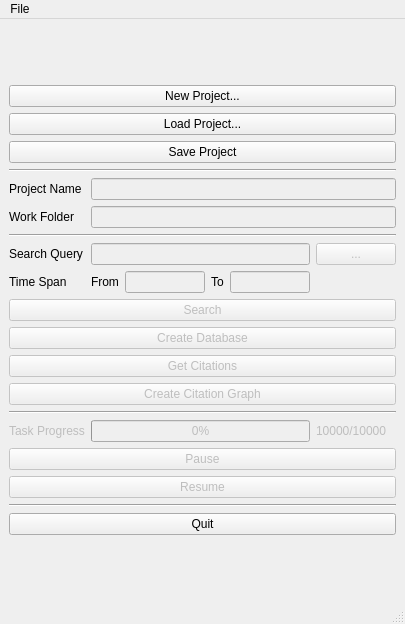
<?xml version="1.0" encoding="UTF-8"?>
<ui version="4.0">
 <class>MainWindow</class>
 <widget class="QMainWindow" name="MainWindow">
  <property name="geometry">
   <rect>
    <x>0</x>
    <y>0</y>
    <width>405</width>
    <height>624</height>
   </rect>
  </property>
  <property name="windowTitle">
   <string>MainWindow</string>
  </property>
  <widget class="QWidget" name="centralwidget">
   <layout class="QVBoxLayout" name="verticalLayout_2">
    <item>
     <layout class="QGridLayout" name="gridLayout">
      <item row="18" column="0" colspan="6">
       <widget class="QPushButton" name="pbResume">
        <property name="enabled">
         <bool>false</bool>
        </property>
        <property name="text">
         <string>Resume</string>
        </property>
       </widget>
      </item>
      <item row="3" column="0" colspan="6">
       <widget class="Line" name="line">
        <property name="orientation">
         <enum>Qt::Horizontal</enum>
        </property>
       </widget>
      </item>
      <item row="0" column="0" colspan="6">
       <widget class="QPushButton" name="pbNewProject">
        <property name="text">
         <string>New Project...</string>
        </property>
       </widget>
      </item>
      <item row="20" column="0" colspan="6">
       <widget class="QPushButton" name="pbQuit">
        <property name="text">
         <string>Quit</string>
        </property>
       </widget>
      </item>
      <item row="8" column="0">
       <widget class="QLabel" name="lTimeSpan">
        <property name="text">
         <string>Time Span</string>
        </property>
       </widget>
      </item>
      <item row="13" column="0" colspan="6">
       <widget class="QPushButton" name="pbGraph">
        <property name="enabled">
         <bool>false</bool>
        </property>
        <property name="text">
         <string>Create Citation Graph</string>
        </property>
       </widget>
      </item>
      <item row="5" column="0">
       <widget class="QLabel" name="lFolder">
        <property name="text">
         <string>Work Folder</string>
        </property>
       </widget>
      </item>
      <item row="17" column="0" colspan="6">
       <widget class="QPushButton" name="pbPause">
        <property name="enabled">
         <bool>false</bool>
        </property>
        <property name="text">
         <string>Pause</string>
        </property>
       </widget>
      </item>
      <item row="10" column="0" colspan="6">
       <widget class="QPushButton" name="pbSearch">
        <property name="enabled">
         <bool>false</bool>
        </property>
        <property name="text">
         <string>Search</string>
        </property>
       </widget>
      </item>
      <item row="7" column="0">
       <widget class="QLabel" name="lTopic">
        <property name="text">
         <string>Search Query</string>
        </property>
       </widget>
      </item>
      <item row="8" column="2">
       <widget class="QLineEdit" name="leTimeSpanFrom">
        <property name="enabled">
         <bool>false</bool>
        </property>
       </widget>
      </item>
      <item row="1" column="0" colspan="6">
       <widget class="QPushButton" name="pbLoadProject">
        <property name="text">
         <string>Load Project...</string>
        </property>
       </widget>
      </item>
      <item row="19" column="0" colspan="6">
       <widget class="Line" name="line_4">
        <property name="orientation">
         <enum>Qt::Horizontal</enum>
        </property>
       </widget>
      </item>
      <item row="7" column="5">
       <widget class="QPushButton" name="pbQuery">
        <property name="enabled">
         <bool>false</bool>
        </property>
        <property name="text">
         <string>...</string>
        </property>
       </widget>
      </item>
      <item row="7" column="1" colspan="4">
       <widget class="QLineEdit" name="leQuery">
        <property name="enabled">
         <bool>false</bool>
        </property>
       </widget>
      </item>
      <item row="8" column="1">
       <widget class="QLabel" name="lTimeSpanFrom">
        <property name="text">
         <string>From</string>
        </property>
       </widget>
      </item>
      <item row="5" column="1" colspan="5">
       <widget class="QLineEdit" name="leFolder">
        <property name="enabled">
         <bool>false</bool>
        </property>
        <property name="readOnly">
         <bool>true</bool>
        </property>
       </widget>
      </item>
      <item row="4" column="1" colspan="5">
       <widget class="QLineEdit" name="leProjectName">
        <property name="enabled">
         <bool>false</bool>
        </property>
        <property name="readOnly">
         <bool>true</bool>
        </property>
       </widget>
      </item>
      <item row="12" column="0" colspan="6">
       <widget class="QPushButton" name="pbSearchCitation">
        <property name="enabled">
         <bool>false</bool>
        </property>
        <property name="text">
         <string>Get Citations</string>
        </property>
       </widget>
      </item>
      <item row="6" column="0" colspan="6">
       <widget class="Line" name="line_2">
        <property name="orientation">
         <enum>Qt::Horizontal</enum>
        </property>
       </widget>
      </item>
      <item row="8" column="3">
       <widget class="QLabel" name="lTimeSpanTo">
        <property name="text">
         <string>To</string>
        </property>
       </widget>
      </item>
      <item row="8" column="4">
       <widget class="QLineEdit" name="leTimeSpanTo">
        <property name="enabled">
         <bool>false</bool>
        </property>
       </widget>
      </item>
      <item row="11" column="0" colspan="6">
       <widget class="QPushButton" name="pbCreateDB">
        <property name="enabled">
         <bool>false</bool>
        </property>
        <property name="text">
         <string>Create Database</string>
        </property>
       </widget>
      </item>
      <item row="14" column="0" colspan="6">
       <widget class="Line" name="line_3">
        <property name="orientation">
         <enum>Qt::Horizontal</enum>
        </property>
       </widget>
      </item>
      <item row="4" column="0">
       <widget class="QLabel" name="lProjectName">
        <property name="text">
         <string>Project Name</string>
        </property>
       </widget>
      </item>
      <item row="15" column="1" colspan="4">
       <widget class="QProgressBar" name="progressBar">
        <property name="enabled">
         <bool>false</bool>
        </property>
        <property name="value">
         <number>0</number>
        </property>
       </widget>
      </item>
      <item row="15" column="0">
       <widget class="QLabel" name="label">
        <property name="enabled">
         <bool>false</bool>
        </property>
        <property name="text">
         <string>Task Progress</string>
        </property>
       </widget>
      </item>
      <item row="15" column="5">
       <widget class="QLabel" name="lProgress">
        <property name="enabled">
         <bool>false</bool>
        </property>
        <property name="text">
         <string>10000/10000</string>
        </property>
       </widget>
      </item>
      <item row="2" column="0" colspan="6">
       <widget class="QPushButton" name="pbSaveProject">
        <property name="text">
         <string>Save Project</string>
        </property>
       </widget>
      </item>
     </layout>
    </item>
   </layout>
  </widget>
  <widget class="QMenuBar" name="menubar">
   <property name="geometry">
    <rect>
     <x>0</x>
     <y>0</y>
     <width>405</width>
     <height>22</height>
    </rect>
   </property>
   <widget class="QMenu" name="menuFile">
    <property name="title">
     <string>File</string>
    </property>
    <addaction name="actionNew_Project"/>
    <addaction name="actionLoad_Project"/>
    <addaction name="separator"/>
    <addaction name="actionQuit"/>
   </widget>
   <addaction name="menuFile"/>
  </widget>
  <widget class="QStatusBar" name="statusbar"/>
  <action name="actionNew_Project">
   <property name="text">
    <string>New Project...</string>
   </property>
  </action>
  <action name="actionLoad_Project">
   <property name="text">
    <string>Load Project...</string>
   </property>
  </action>
  <action name="actionQuit">
   <property name="text">
    <string>Quit</string>
   </property>
  </action>
 </widget>
 <resources/>
 <connections>
  <connection>
   <sender>actionNew_Project</sender>
   <signal>triggered()</signal>
   <receiver>pbNewProject</receiver>
   <slot>click()</slot>
   <hints>
    <hint type="sourcelabel">
     <x>-1</x>
     <y>-1</y>
    </hint>
    <hint type="destinationlabel">
     <x>216</x>
     <y>49</y>
    </hint>
   </hints>
  </connection>
  <connection>
   <sender>actionLoad_Project</sender>
   <signal>triggered()</signal>
   <receiver>pbLoadProject</receiver>
   <slot>click()</slot>
   <hints>
    <hint type="sourcelabel">
     <x>-1</x>
     <y>-1</y>
    </hint>
    <hint type="destinationlabel">
     <x>216</x>
     <y>83</y>
    </hint>
   </hints>
  </connection>
  <connection>
   <sender>pbQuit</sender>
   <signal>clicked()</signal>
   <receiver>MainWindow</receiver>
   <slot>close()</slot>
   <hints>
    <hint type="sourcelabel">
     <x>216</x>
     <y>445</y>
    </hint>
    <hint type="destinationlabel">
     <x>216</x>
     <y>246</y>
    </hint>
   </hints>
  </connection>
 </connections>
</ui>
